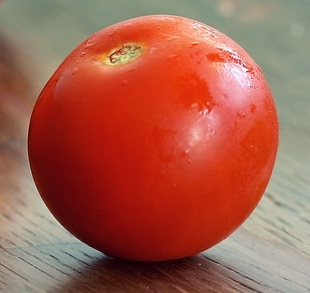
#> input picture LKP11/dokumentasi/tomat-single.jpg, 310 x 293 px
$ python foye_2.py   (Python 2 division)
#> lines starting #> are read from the running program, lines starting #| are printed output that depends on the picture
# import library yang dibutuhkan
import numpy as np
import cv2
from matplotlib import pyplot as plt

# read image
img = cv2.imread('tomat-single.jpg',0)
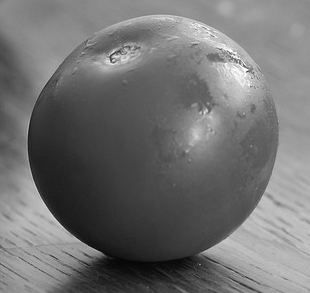
#> img: shape (293, 310); min 6, max 253, mean 113.1

# ukuran filter
size = 30

# change image to discrete fourier transform
dft = cv2.dft(np.float32(img),flags = cv2.DFT_COMPLEX_OUTPUT)
# shift hasil shifting
dft_shift = np.fft.fftshift(dft)
print dft, dft_shift
#> (printed output is left out)

# perhitungan spectrum
magnitude_spectrum = 20*np.log(cv2.magnitude(dft_shift[:,:,0],dft_shift[:,:,1]))
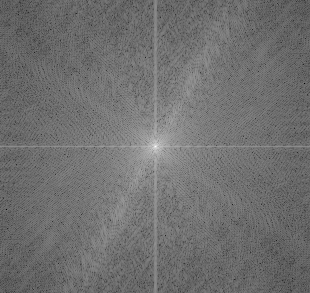
#> magnitude_spectrum: shape (293, 310) float32; min 4.47, max 322.9, mean 144.5; drawn with min black and max white

# draw image awal
plt.subplot(121),plt.imshow(img, cmap = 'gray')
# labelling
plt.title('Input Image'), plt.xticks([]), plt.yticks([])
# draw magnitude spectrum
plt.subplot(122),plt.imshow(magnitude_spectrum, cmap = 'gray')
plt.title('Magnitude Spectrum'), plt.xticks([]), plt.yticks([])
plt.show()
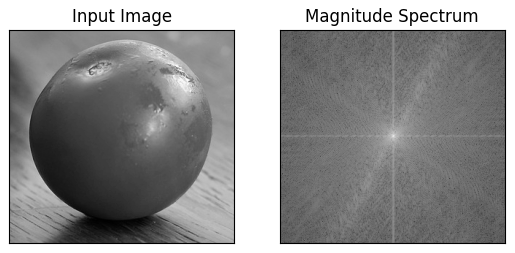
#> figure drawn by matplotlib, 2 panels

rows, cols = img.shape
#> rows = 293; cols = 310
crow,ccol = rows/2 , cols/2
#> crow = 146; ccol = 155

# create a mask first, center square is 1, remaining all zeros
mask = np.zeros((rows,cols,2),np.uint8)
mask[crow-size:crow+size, ccol-size:ccol+size] = 1

# apply mask and inverse DFT
fshift = dft_shift*mask
f_ishift = np.fft.ifftshift(fshift)
img_back = cv2.idft(f_ishift)
img_back2= 20*np.log(cv2.magnitude(fshift[:,:,0],fshift[:,:,1]))
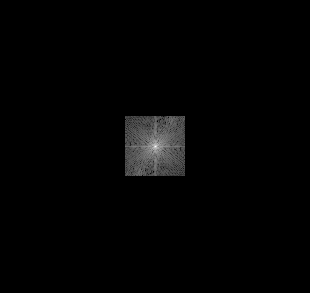
#> img_back2: shape (293, 310) float32; 96.04% of the values are NaN or infinite; the others: min 114.2, max 322.9, mean 187; drawn with min black, max white, NaN and infinite black
img_back = cv2.magnitude(img_back[:,:,0],img_back[:,:,1])
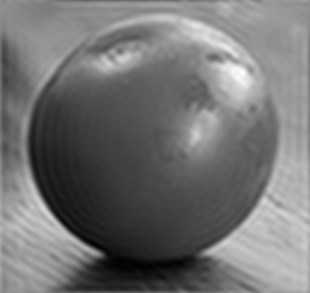
#> img_back: shape (293, 310) float32; min 537638.3, max 22114320, mean 10271068; drawn with min black and max white

plt.subplot(121),plt.imshow(img_back2, cmap = 'gray')
plt.title('Input Image'), plt.xticks([]), plt.yticks([])
plt.subplot(122),plt.imshow(img_back, cmap = 'gray')
plt.title('Magnitude Spectrum'), plt.xticks([]), plt.yticks([])
plt.show()
